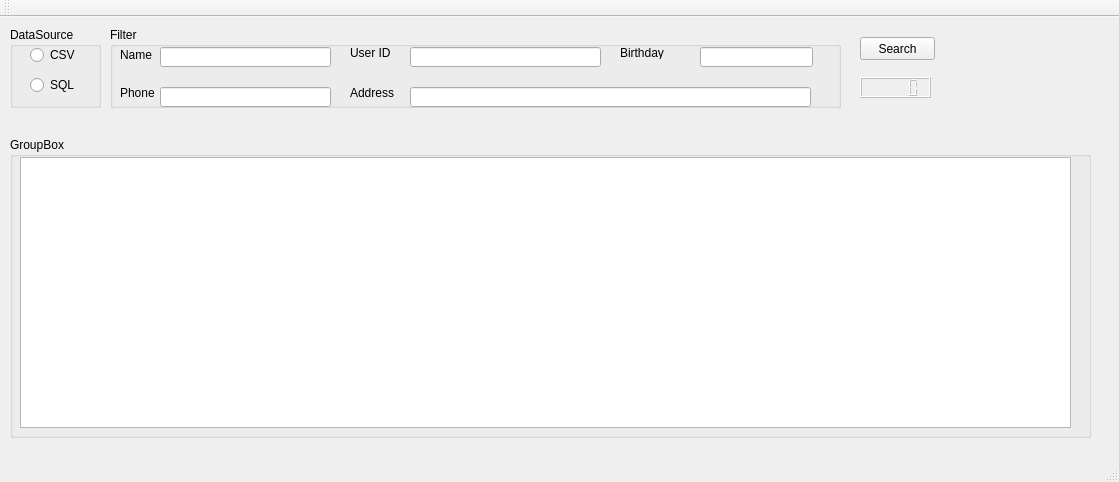
<?xml version="1.0" encoding="UTF-8"?>
<ui version="4.0">
 <class>MainWindow</class>
 <widget class="QMainWindow" name="MainWindow">
  <property name="geometry">
   <rect>
    <x>0</x>
    <y>0</y>
    <width>1119</width>
    <height>482</height>
   </rect>
  </property>
  <property name="windowTitle">
   <string>SearchInfo</string>
  </property>
  <widget class="QWidget" name="centralWidget">
   <widget class="QGroupBox" name="groupBox">
    <property name="geometry">
     <rect>
      <x>10</x>
      <y>10</y>
      <width>91</width>
      <height>81</height>
     </rect>
    </property>
    <property name="title">
     <string>DataSource</string>
    </property>
    <widget class="QRadioButton" name="radioButton">
     <property name="geometry">
      <rect>
       <x>20</x>
       <y>20</y>
       <width>89</width>
       <height>16</height>
      </rect>
     </property>
     <property name="text">
      <string>CSV</string>
     </property>
    </widget>
    <widget class="QRadioButton" name="radioButton_2">
     <property name="geometry">
      <rect>
       <x>20</x>
       <y>50</y>
       <width>89</width>
       <height>16</height>
      </rect>
     </property>
     <property name="text">
      <string>SQL</string>
     </property>
    </widget>
   </widget>
   <widget class="QGroupBox" name="groupBox_2">
    <property name="geometry">
     <rect>
      <x>10</x>
      <y>120</y>
      <width>1081</width>
      <height>301</height>
     </rect>
    </property>
    <property name="title">
     <string>GroupBox</string>
    </property>
    <widget class="QTableWidget" name="tableWidget">
     <property name="geometry">
      <rect>
       <x>10</x>
       <y>20</y>
       <width>1051</width>
       <height>271</height>
      </rect>
     </property>
     <property name="layoutDirection">
      <enum>Qt::LeftToRight</enum>
     </property>
     <property name="sortingEnabled">
      <bool>true</bool>
     </property>
    </widget>
   </widget>
   <widget class="QGroupBox" name="groupBox_3">
    <property name="geometry">
     <rect>
      <x>110</x>
      <y>10</y>
      <width>731</width>
      <height>81</height>
     </rect>
    </property>
    <property name="title">
     <string>Filter</string>
    </property>
    <widget class="QLabel" name="label">
     <property name="geometry">
      <rect>
       <x>10</x>
       <y>20</y>
       <width>41</width>
       <height>16</height>
      </rect>
     </property>
     <property name="text">
      <string>Name</string>
     </property>
    </widget>
    <widget class="QLineEdit" name="name">
     <property name="geometry">
      <rect>
       <x>50</x>
       <y>20</y>
       <width>171</width>
       <height>20</height>
      </rect>
     </property>
    </widget>
    <widget class="QLabel" name="label_2">
     <property name="geometry">
      <rect>
       <x>240</x>
       <y>20</y>
       <width>54</width>
       <height>12</height>
      </rect>
     </property>
     <property name="text">
      <string>User ID</string>
     </property>
    </widget>
    <widget class="QLineEdit" name="uid">
     <property name="geometry">
      <rect>
       <x>300</x>
       <y>20</y>
       <width>191</width>
       <height>20</height>
      </rect>
     </property>
    </widget>
    <widget class="QLabel" name="label_3">
     <property name="geometry">
      <rect>
       <x>510</x>
       <y>20</y>
       <width>54</width>
       <height>12</height>
      </rect>
     </property>
     <property name="text">
      <string>Birthday</string>
     </property>
    </widget>
    <widget class="QLineEdit" name="bd">
     <property name="geometry">
      <rect>
       <x>590</x>
       <y>20</y>
       <width>113</width>
       <height>20</height>
      </rect>
     </property>
    </widget>
    <widget class="QLabel" name="label_4">
     <property name="geometry">
      <rect>
       <x>10</x>
       <y>60</y>
       <width>54</width>
       <height>12</height>
      </rect>
     </property>
     <property name="text">
      <string>Phone</string>
     </property>
    </widget>
    <widget class="QLabel" name="label_5">
     <property name="geometry">
      <rect>
       <x>240</x>
       <y>60</y>
       <width>54</width>
       <height>12</height>
      </rect>
     </property>
     <property name="text">
      <string>Address</string>
     </property>
    </widget>
    <widget class="QLineEdit" name="phone">
     <property name="geometry">
      <rect>
       <x>50</x>
       <y>60</y>
       <width>171</width>
       <height>20</height>
      </rect>
     </property>
    </widget>
    <widget class="QLineEdit" name="address">
     <property name="geometry">
      <rect>
       <x>300</x>
       <y>60</y>
       <width>401</width>
       <height>20</height>
      </rect>
     </property>
    </widget>
    <zorder>label</zorder>
    <zorder>name</zorder>
    <zorder>label_2</zorder>
    <zorder>uid</zorder>
    <zorder>label_3</zorder>
    <zorder>bd</zorder>
    <zorder>label_4</zorder>
    <zorder>label_5</zorder>
    <zorder>phone</zorder>
    <zorder>address</zorder>
    <zorder>groupBox_2</zorder>
   </widget>
   <widget class="QPushButton" name="pushButton">
    <property name="geometry">
     <rect>
      <x>860</x>
      <y>20</y>
      <width>75</width>
      <height>23</height>
     </rect>
    </property>
    <property name="text">
     <string>Search</string>
    </property>
   </widget>
   <widget class="QLCDNumber" name="lcdNumber">
    <property name="enabled">
     <bool>false</bool>
    </property>
    <property name="geometry">
     <rect>
      <x>860</x>
      <y>60</y>
      <width>71</width>
      <height>21</height>
     </rect>
    </property>
    <property name="intValue" stdset="0">
     <number>0</number>
    </property>
   </widget>
   <widget class="QLabel" name="output">
    <property name="geometry">
     <rect>
      <x>950</x>
      <y>20</y>
      <width>151</width>
      <height>61</height>
     </rect>
    </property>
    <property name="text">
     <string/>
    </property>
   </widget>
  </widget>
  <widget class="QMenuBar" name="menuBar">
   <property name="geometry">
    <rect>
     <x>0</x>
     <y>0</y>
     <width>1119</width>
     <height>23</height>
    </rect>
   </property>
  </widget>
  <widget class="QToolBar" name="mainToolBar">
   <attribute name="toolBarArea">
    <enum>TopToolBarArea</enum>
   </attribute>
   <attribute name="toolBarBreak">
    <bool>false</bool>
   </attribute>
  </widget>
  <widget class="QStatusBar" name="statusBar"/>
 </widget>
 <layoutdefault spacing="6" margin="11"/>
 <resources/>
 <connections/>
</ui>
